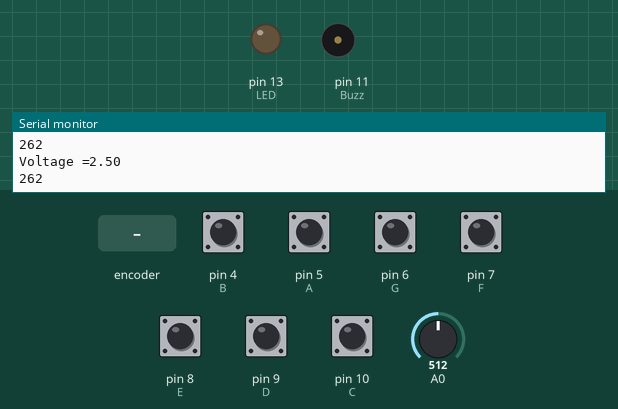
Simulated run of this sketch. Board: Arduino Uno, built with avr-gcc and run on an emulated ATmega328P. On the bench: output pins drawn as LEDs (lit = HIGH), buzzer (waves = sounding), the last lines printed to the serial monitor. Dashed ring = blinking. The test bench sets the inputs (shaded band); at power-on: pin 4 (B), pin 5 (A), pin 6 (G), pin 7 (F), pin 8 (E), pin 9 (D), pin 10 (C) HIGH, A0 = 512.

Above: at 1.2 s.
1.3 s: rotary encoder on pin 5 (A) / pin 4 (B) turned 3 steps (first pin leading)
At 1.71 s:
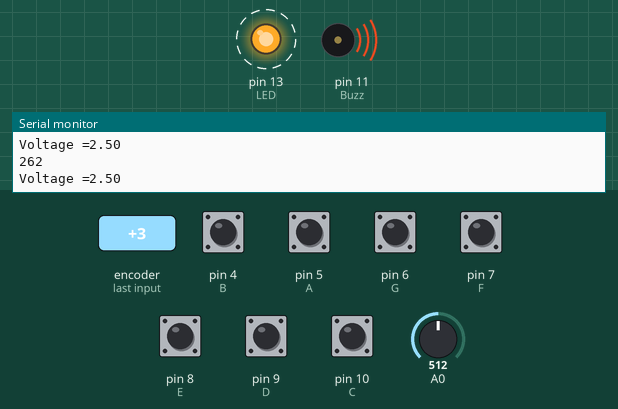
4.3 s: pin 6 (G) pulled LOW for 0.15 s
At 4.37 s:
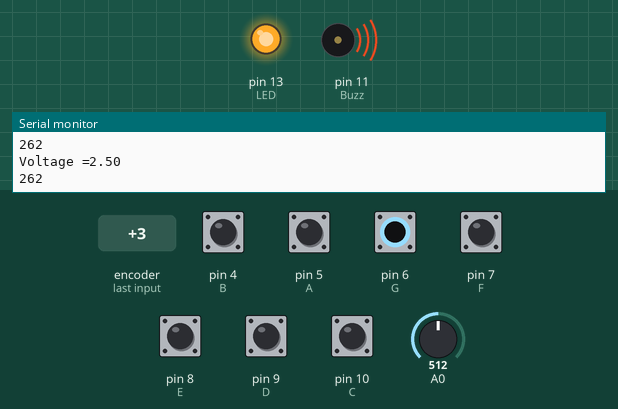
7.4 s: A0 set to 810
10.4 s: A0 set to 837
11.9 s: pin 7 (F) pulled LOW for 0.15 s
At 12.9 s:
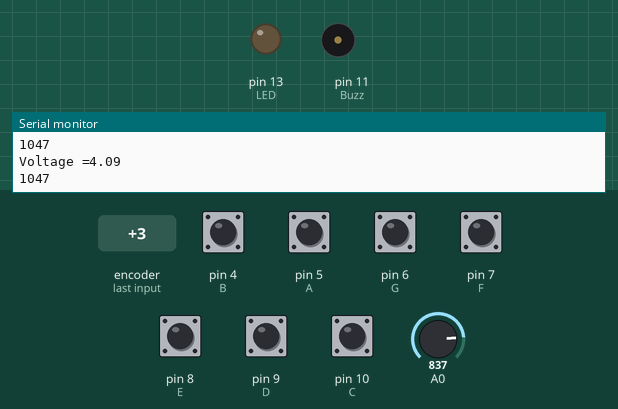
15.0 s: pin 8 (E) pulled LOW for 0.15 s
At 16.4 s:
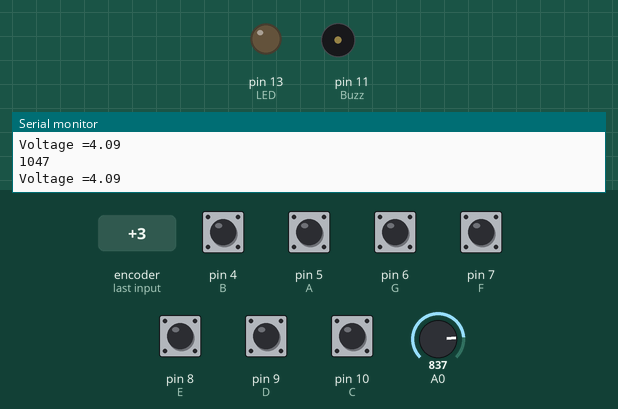
Timing chart, 0 to 18.0 s (numbered marks = the images above; inputs shaded):
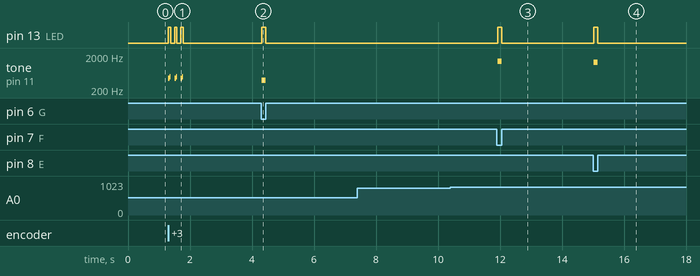

The sketch:

simplePiano0.6.ino
```cpp
#include "pitches.h"
const int C = 10;
const int D = 9;
const int E = 8;
const int F = 7;
const int G = 6;
const int A = 5;
const int B = 4;

int T_C;
int T_D;
int T_E;
int T_F;
int T_G;
int T_A;
int T_B;
int sensorValue;
float voltage;
const int Buzz = 11;
const int LED = 13;

void setup()
{
  Serial.begin(9600);
  pinMode(LED, OUTPUT);
  pinMode(C, INPUT);
  digitalWrite(C,HIGH);

  pinMode(D, INPUT);
  digitalWrite(D,HIGH);

  pinMode(E, INPUT);
  digitalWrite(E,HIGH);

  pinMode(F, INPUT);
  digitalWrite(F,HIGH);

  pinMode(G, INPUT);
  digitalWrite(G,HIGH);

  pinMode(A, INPUT);
  digitalWrite(A,HIGH);

  pinMode(B, INPUT);
  digitalWrite(B,HIGH);

   digitalWrite(LED,LOW);

}

void loop()
{
  checkVoltage();

  while(digitalRead(C) == LOW)
  {
    tone(Buzz,T_C);
    digitalWrite(LED,HIGH);

  }

  while(digitalRead(D) == LOW)
  {
    tone(Buzz,T_D);
    digitalWrite(LED,HIGH);
  }

  while(digitalRead(E) == LOW)
  {
    tone(Buzz,T_E);
    digitalWrite(LED,HIGH);
  }

  while(digitalRead(F) == LOW)
  {
    tone(Buzz,T_F);
    digitalWrite(LED,HIGH);
  }

  while(digitalRead(G) == LOW)
  {
    tone(Buzz,T_G);
    digitalWrite(LED,HIGH);
  }

  while(digitalRead(A) == LOW)
  {
    tone(Buzz,T_A);
    digitalWrite(LED,HIGH);
  }

  while(digitalRead(B) == LOW)
  {
    tone(Buzz,T_B);
    digitalWrite(LED,HIGH);
  }

  noTone(Buzz);
  digitalWrite(LED,LOW);

}
void checkVoltage(){
   sensorValue = analogRead(A0);
  // Convert the analog reading (which goes from 0 - 1023) to a voltage (0 - 5V):
  voltage = sensorValue * (5.0 / 1023.0);
  // print out the value you read:
  Serial.print("Voltage =");// prins the text "Voltage ="
  Serial.print(voltage);
  Serial.println();
  Serial.print(T_C);
  Serial.println();
  //delay(300);
  if (voltage < 1.0){
  T_C = NOTE_C2;
  T_D = NOTE_D2;
  T_E = NOTE_E2;
  T_F = NOTE_F2;
  T_G = NOTE_G2;
  T_A = NOTE_A2;
  T_B = NOTE_B2;
  }
    if (voltage >= 1.0){
  T_C = NOTE_C3;
  T_D = NOTE_D3;
  T_E = NOTE_E3;
  T_F = NOTE_F3;
  T_G = NOTE_G3;
  T_A = NOTE_A3;
  T_B = NOTE_B3;
  }
    if (voltage >= 2.0){
  T_C = NOTE_C4;
  T_D = NOTE_D4;
  T_E = NOTE_E4;
  T_F = NOTE_F4;
  T_G = NOTE_G4;
  T_A = NOTE_A4;
  T_B = NOTE_B4;
  }
    if (voltage >= 3.0){
  T_C = NOTE_C5;
  T_D = NOTE_D5;
  T_E = NOTE_E5;
  T_F = NOTE_F5;
  T_G = NOTE_G5;
  T_A = NOTE_A5;
  T_B = NOTE_B5;
  }
    if (voltage >= 4.0){
  T_C = NOTE_C6;
  T_D = NOTE_D6;
  T_E = NOTE_E6;
  T_F = NOTE_F6;
  T_G = NOTE_G6;
  T_A = NOTE_A6;
  T_B = NOTE_B6;
  }
    if (voltage >= 5.0){
  T_C = NOTE_C7;
  T_D = NOTE_D7;
  T_E = NOTE_E7;
  T_F = NOTE_F7;
  T_G = NOTE_G7;
  T_A = NOTE_A7;
  T_B = NOTE_B7;
  }
  return;
}
```

pitches.h
```cpp
/*************************************************
 * Public Constants
 *************************************************/

#define NOTE_B0  31
#define NOTE_C1  33
#define NOTE_CS1 35
#define NOTE_D1  37
#define NOTE_DS1 39
#define NOTE_E1  41
#define NOTE_F1  44
#define NOTE_FS1 46
#define NOTE_G1  49
#define NOTE_GS1 52
#define NOTE_A1  55
#define NOTE_AS1 58
#define NOTE_B1  62
#define NOTE_C2  65
#define NOTE_CS2 69
#define NOTE_D2  73
#define NOTE_DS2 78
#define NOTE_E2  82
#define NOTE_F2  87
#define NOTE_FS2 93
#define NOTE_G2  98
#define NOTE_GS2 104
#define NOTE_A2  110
#define NOTE_AS2 117
#define NOTE_B2  123
#define NOTE_C3  131
#define NOTE_CS3 139
#define NOTE_D3  147
#define NOTE_DS3 156
#define NOTE_E3  165
#define NOTE_F3  175
#define NOTE_FS3 185
#define NOTE_G3  196
#define NOTE_GS3 208
#define NOTE_A3  220
#define NOTE_AS3 233
#define NOTE_B3  247
#define NOTE_C4  262
#define NOTE_CS4 277
#define NOTE_D4  294
#define NOTE_DS4 311
#define NOTE_E4  330
#define NOTE_F4  349
#define NOTE_FS4 370
#define NOTE_G4  392
#define NOTE_GS4 415
#define NOTE_A4  440
#define NOTE_AS4 466
#define NOTE_B4  494
#define NOTE_C5  523
#define NOTE_CS5 554
#define NOTE_D5  587
#define NOTE_DS5 622
#define NOTE_E5  659
#define NOTE_F5  698
#define NOTE_FS5 740
#define NOTE_G5  784
#define NOTE_GS5 831
#define NOTE_A5  880
#define NOTE_AS5 932
#define NOTE_B5  988
#define NOTE_C6  1047
#define NOTE_CS6 1109
#define NOTE_D6  1175
#define NOTE_DS6 1245
#define NOTE_E6  1319
#define NOTE_F6  1397
#define NOTE_FS6 1480
#define NOTE_G6  1568
#define NOTE_GS6 1661
#define NOTE_A6  1760
#define NOTE_AS6 1865
#define NOTE_B6  1976
#define NOTE_C7  2093
#define NOTE_CS7 2217
#define NOTE_D7  2349
#define NOTE_DS7 2489
#define NOTE_E7  2637
#define NOTE_F7  2794
#define NOTE_FS7 2960
#define NOTE_G7  3136
#define NOTE_GS7 3322
#define NOTE_A7  3520
#define NOTE_AS7 3729
#define NOTE_B7  3951
#define NOTE_C8  4186
#define NOTE_CS8 4435
#define NOTE_D8  4699
#define NOTE_DS8 4978
```

Measured:
- after the input at 1.3 s, pin 13 (LED): alternates HIGH for 0.07 s and LOW for 0.13 s, 6 changes in all, then stays LOW, starting at once; tone on pin 11 (Buzz): silent → 440 Hz at once, then repeats every 0.20 s: 494 Hz 0.02 s, silent 0.14 s, 440 Hz 0.03 s, until it stays silent from 1.8 s
- after the input at 4.3 s, pin 13 (LED): LOW → HIGH at once, → LOW 0.14 s later; tone on pin 11 (Buzz): silent → 392 Hz at once, → silent 0.14 s later
- after the input at 11.9 s, pin 13 (LED): LOW → HIGH at once, → LOW 0.13 s later; tone on pin 11 (Buzz): silent → 1397 Hz at once, → silent 0.13 s later
- after the input at 15.0 s, pin 13 (LED): LOW → HIGH at once, → LOW 0.13 s later; tone on pin 11 (Buzz): silent → 1319 Hz at once, → silent 0.13 s later
